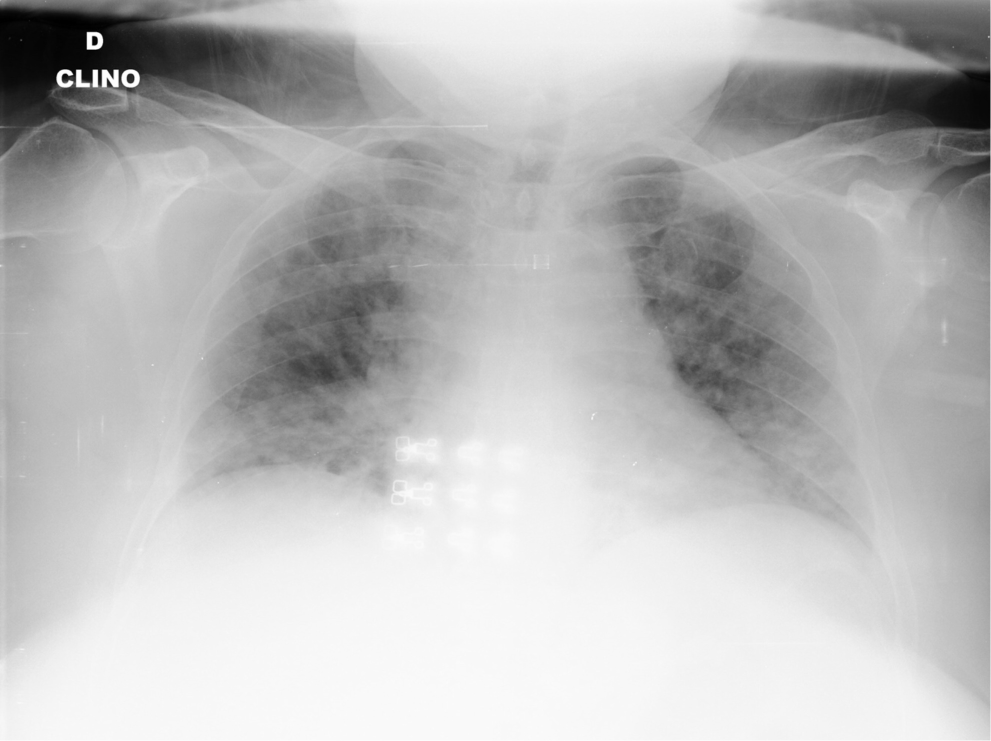
#> input picture dataset/COVID19/COVID19(1).jpg, 1982 x 1482 px (shown at 1/2 size); its folder holds only this picture in this run
$ jupyter execute kombinasi.ipynb
#> lines starting #> are read from the running program, lines starting #| are printed output that depends on the picture
[cell 1]
import os
import matplotlib.pyplot as plt
import numpy as np
import pandas as pd
import cv2 as cv
from skimage.feature import graycomatrix, graycoprops
from scipy.stats import entropy
from sklearn.model_selection import train_test_split, cross_val_predict
from sklearn.metrics import accuracy_score, classification_report
from sklearn.metrics import accuracy_score, precision_score, recall_score, f1_score
from sklearn.ensemble import RandomForestClassifier
from sklearn.neighbors import KNeighborsClassifier
from sklearn.svm import SVC
import seaborn as sns

[cell 2]
def load_data(path_data = 'dataset/'):
#> called with path_data = 'dataset/'
    data = []
    labels = []
    file_name = []

    for sub_folder in os.listdir(path_data):
        sub_folder_files = os.listdir(os.path.join(path_data, sub_folder))
        for i, filename in enumerate(sub_folder_files):
            img_path = os.path.join(path_data, sub_folder, filename)

            img = cv.imread(img_path)
#> img is the input picture: shape (1482, 1982, 3); min 0, max 255, mean 186.5
            img = img.astype(np.uint8)
            img = cv.cvtColor(img, cv.COLOR_BGR2GRAY)
#> img: shape (1482, 1982)
            img = cv.resize(img, (300, 300))
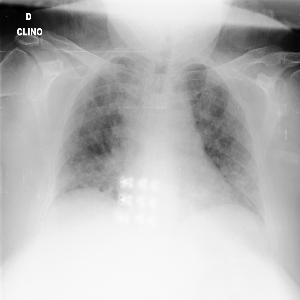
#> img: shape (300, 300); min 0, max 255, mean 186.4

            data.append(img)
            labels.append(sub_folder)
            file_name.append(filename)
#> pass 2 of the loop in load_data, `for sub_folder in os.listdir(path_data):`:
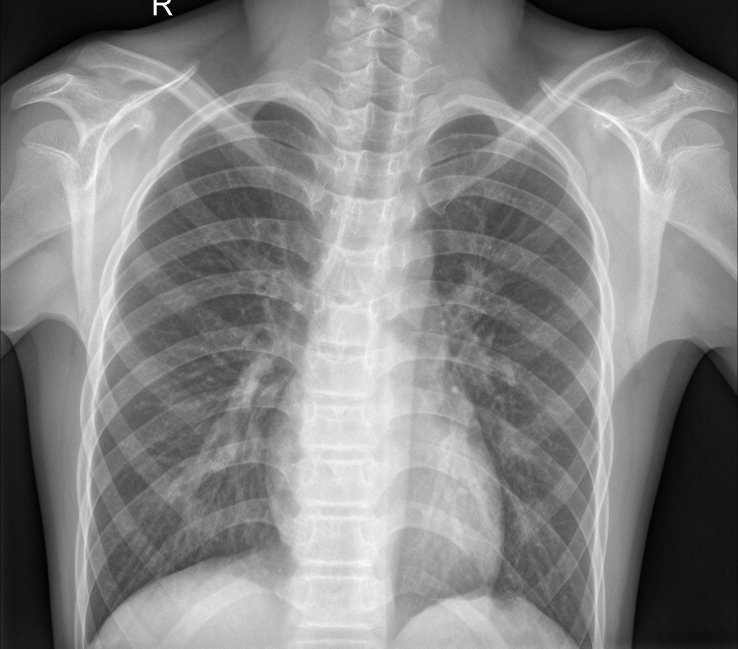
#> input picture dataset/NORMAL/IM-0011-0001-0002.jpeg, 2214 x 1945 px (shown at 1/3 size)
#> in load_data, img is the input picture: shape (1945, 2214, 3); min 0, max 255, mean 133.4
#> in load_data, `img = cv.resize(img, (300, 300))`:
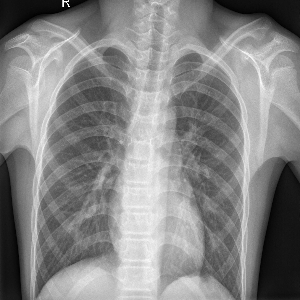
#> img: shape (300, 300); min 0, max 255, mean 133.4

    print(len(data), len(labels), len(file_name))
#| 2 2 2
    return data, labels, file_name

[cell 3]
data, labels, file_name = load_data('dataset/')
#> data = 2 items; labels = ['COVID19', 'NORMAL']; file_name = ['COVID19(1).jpg', 'IM-0011-0001-0002.jpeg']

[cell 4]
sample_data = []
sample_labels = []
for label in set(labels):
    idx = labels.index(label)
    sample_data.append(data[idx])
    sample_labels.append(labels[idx])
#> this loop made 2 passes
#> (label, idx) on passes 1 to 2: ('COVID19', 0), ('NORMAL', 1)
#> after the loop, sample_data = 2 items; sample_labels = ['COVID19', 'NORMAL']

# Display the samples using matplotlib.pyplot
fig, axs = plt.subplots(1, len(set(labels)), figsize=(15, 5))
for i, (img, label) in enumerate(zip(sample_data, sample_labels)):
    axs[i].imshow(img, cmap='gray')
    axs[i].set_title(label)
    axs[i].axis('off')
#> this loop made 2 passes
#> label on passes 1 to 2: 'COVID19', 'NORMAL'
plt.show()
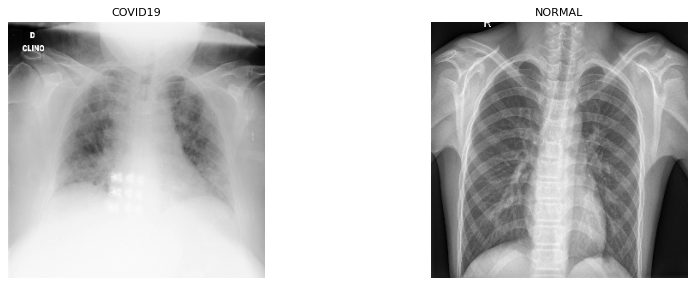
#> figure drawn by matplotlib, 2 panels

[cell 5]
def tresholding(img, treshold):
    img[img < treshold] = 0
    img[img >= treshold] = 255
    return img

def normalize(img):
	img = img.astype(np.float32)
	img = (img - img.min()) / (img.max() - img.min())
	img = (img * 255).astype(np.uint8)
	return img

def resize_image(image, target_size):

    original_height, original_width, _ = image.shape
    target_width, target_height = target_size
    resized_image = np.zeros((target_height, target_width, 3), dtype=np.uint8)

    for i in range(target_height):
        for j in range(target_width):
            original_x = int(j * original_width / target_width)
            original_y = int(i * original_height / target_height)
            resized_image[i, j] = image[original_y, original_x]

    return resized_image

[cell 6]
def glcm(image, derajat):
    directions = {
        0: (0, 1),
        45: (-1, 1),
        90: (-1, 0),
        135: (-1, -1)
    }
    if derajat not in directions:
        raise ValueError("Invalid angle. It should be one of the following: 0, 45, 90, 135.")
    d = directions[derajat]
    max_val = 256
    glcm = np.zeros((max_val, max_val))

    for i in range(image.shape[0]):
        for j in range(image.shape[1]):
            if 0 <= i + d[0] < image.shape[0] and 0 <= j + d[1] < image.shape[1]:
                glcm[image[i, j], image[i + d[0], j + d[1]]] += 1

    glcm /= glcm.sum()
    return glcm

def calc_properties(glcm):
    I, J = np.ogrid[0:glcm.shape[0], 0:glcm.shape[1]]
    contrast = np.sum(glcm * (I - J) ** 2)
    dissimilarity = np.sum(glcm * np.abs(I - J))
    homogeneity = np.sum(glcm / (1.0 + (I - J) ** 2))
    ASM = np.sum(glcm ** 2)
    energy = np.sqrt(ASM)
    entropy = -np.sum(glcm * np.log2(glcm + (glcm == 0)))
    mean_i = np.sum(I * glcm)
    mean_j = np.sum(J * glcm)
    std_i = np.sqrt(np.sum((I - mean_i) ** 2 * glcm))
    std_j = np.sqrt(np.sum((J - mean_j) ** 2 * glcm))
    correlation = np.sum(((I - mean_i) * (J - mean_j) * glcm) / (std_i * std_j + (std_i * std_j == 0)))

    return contrast, dissimilarity, homogeneity, ASM, energy, entropy, correlation

angles = [0, 45, 90, 135]
properties = ["Contrast", "Dissimilarity", "Homogeneity", "ASM", "Energy", "Entropy", "Correlation"]
results = {f"{prop}{angle}": [] for angle in angles for prop in properties}

for img in data:
    for angle in angles:
        glcm_matrix = glcm(img, angle)
        props = calc_properties(glcm_matrix)
        for prop, value in zip(properties, props):
            results[f"{prop}{angle}"].append(value)
#> this loop made 2 passes
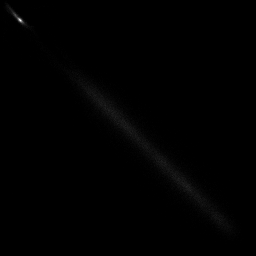
#> glcm_matrix: shape (256, 256) float64; min 0, max 0.0038, mean 1.53e-05; drawn with min black and max white

dataTable = {'Filename': file_name, 'Label': labels}
#> dataTable = {'Filename': ['COVID19(1).jpg', 'IM-0011-0001-0002.jpeg'], 'Label': ['COVID19', 'NORMAL']}
dataTable.update(results)

df = pd.DataFrame(dataTable)
#> df = table of 2 rows and 30 columns
df.to_csv('hasilEkstraksi.csv', index=False)

[cell 7]
hasilEkstrak = pd.read_csv('hasilEkstraksi.csv')
#> (reads hasilEkstraksi.csv from the repository)

[cell 8]
hasil = hasilEkstrak.drop(columns=['Filename', 'Label'])
print(hasil.columns)
df = pd.DataFrame(hasil)
df.to_csv('forCorrellation.csv', index=False)

[cell 9]
import csv
def read_csv(file_path):
    data = []
    with open(file_path, 'r') as file:
        reader = csv.reader(file)
        headers = next(reader)
        for row in reader:
            data.append(row)
    return headers, data


def modify_labels(data, label_column_index):
    label_mapping = {'normal': 0, 'covid': 1}
    for row in data:
        row[label_column_index] = label_mapping.get(row[label_column_index], row[label_column_index])
    return data


def calculate_correlation_matrix(data):
    data = np.array(data, dtype=float)
    n = data.shape[1]
    correlation_matrix = np.zeros((n, n))
    for i in range(n):
        for j in range(n):
            correlation_matrix[i, j] = calculate_correlation(data[:, i], data[:, j])
    return correlation_matrix


def calculate_correlation(x, y):
    mean_x, mean_y = np.mean(x), np.mean(y)
    std_x, std_y = np.std(x), np.std(y)
    covariance = np.mean((x - mean_x) * (y - mean_y))
    return covariance / (std_x * std_y)


def plot_correlation_matrix(correlation_matrix, headers):
    plt.figure(figsize=(12, 10))
    plt.imshow(correlation_matrix, cmap='coolwarm', interpolation='none')
    plt.colorbar()
    plt.xticks(range(len(headers)), headers, rotation=90)
    plt.yticks(range(len(headers)), headers)
    plt.title("Corelation Matrix Sebelum Preprosessing")
    plt.savefig("Corelation Matrix Sebelum Preprosessing", dpi=200)
    plt.show()

file_path = 'forCorrellation.csv'
headers, data = read_csv(file_path)
#> (reads forCorrellation.csv from the repository)

file_names = [row[0] for row in data]
labels = [row[1] for row in data]
data = [row[2:] for row in data]

label_mapping ={'normal': 0, 'covid': 1}
labels = [label_mapping.get(label, label) for label in labels]
#> labels = ['2.4890858416945374', '6.581326644370122']

data = np.array(data, dtype=float)
features = data
labels = np.array(labels)

correlation_matrix = calculate_correlation_matrix(features)

plot_correlation_matrix(correlation_matrix, headers[:-1])
#> in plot_correlation_matrix, `plt.savefig("Corelation Matrix Sebelum Preprosessing", dpi=200)`:
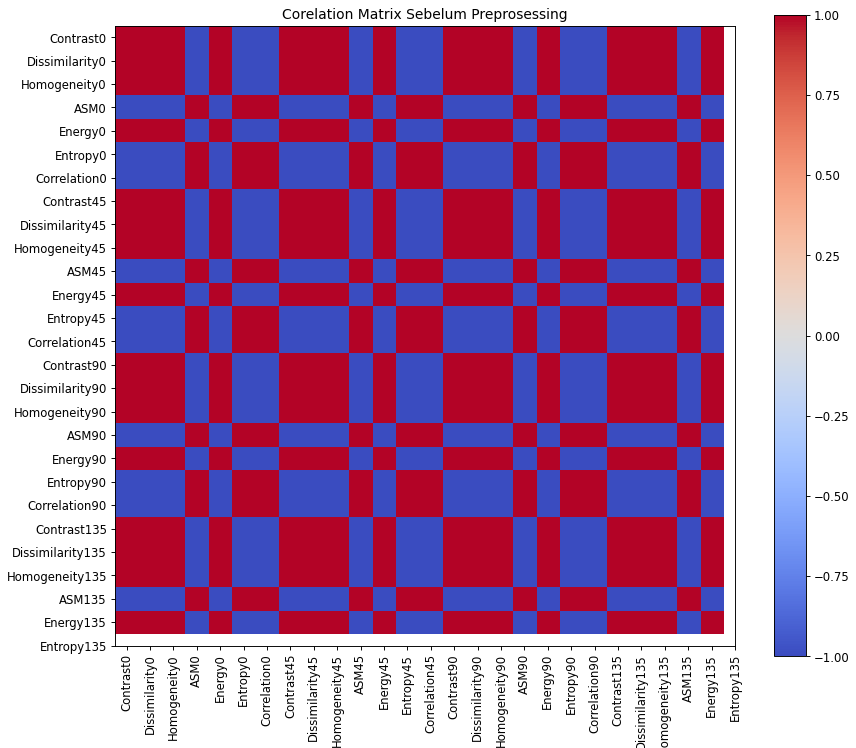
#> figure drawn by matplotlib, 2 panels
